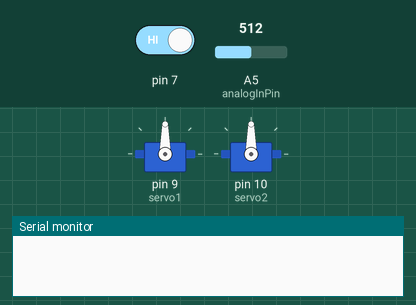
Recording of a sketch running on a simulated Arduino Uno, built with avr-gcc and run on an emulated ATmega328P. Parts: 2 × servo, the last lines printed to the serial monitor. Inputs (shaded band) come from the test bench; at power-on: pin 7 HIGH, A5 (analogInPin) = 512.

Above: at 1.2 s.
1.3 s: pin 7 driven LOW
At 3.5 s:
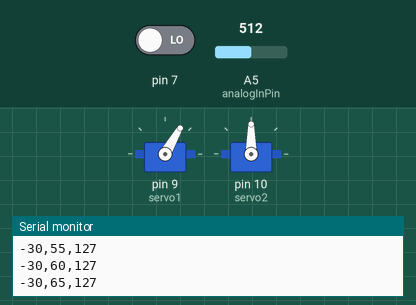
At 15.5 s:
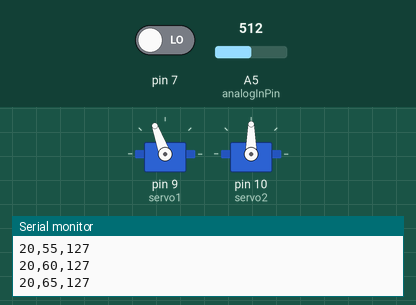
Timing chart, 0 to 19.3 s (numbered marks = the images above; inputs shaded):
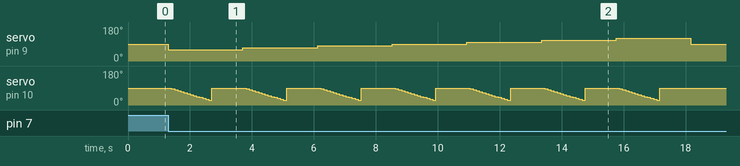

The sketch:

tdscanner.ino
```cpp
#include <Servo.h>

Servo servo1;
Servo servo2;
// These constants won't change.  They're used to give names
// to the pins used:
const int analogInPin = A5;  // Analog input pin that the potentiometer is attached to
const int analogOutPin = 9; // Analog output pin that the LED is attached to
const int phi = 30;
const int ang1 = 90+phi;
const int ang2 = 25;

int serv1ang = 0;
int serv2ang = 0;
int sensorValue = 0;        // value read from the pot
int outputValue = 0;        // value output to the PWM (analog out)

int buttonstate;
int prevbuttonstate = 0;

void setup() {
  // Push Button
  pinMode(7,INPUT);
  // initialize serial communications at 9600 bps:
  Serial.begin(9600);
  servo1.attach(9);
  servo2.attach(10);
}

void startmeasurement() {
  Serial.println("0,0,0");
  for (serv1ang=90-phi; serv1ang<=ang1; serv1ang+=10){
    servo1.write(serv1ang);
    for (serv2ang=90; serv2ang>=ang2; serv2ang-=5){
      servo2.write(serv2ang);
      // read the analog in value:
      sensorValue = analogRead(analogInPin);
      // map it to the range of the analog out:
      outputValue = map(sensorValue, 0, 1023, 0, 255);
      Serial.print(serv1ang-90);
      Serial.print(",");
      Serial.print(90-serv2ang);
      Serial.print(",");
      Serial.println(outputValue);
      delay(100);
    }
    servo2.write(90);
    delay(1000);
  }
  Serial.println("-1,-1,-1");
}

void loop() {
  // change the analog out value:
  buttonstate = digitalRead(7);
  servo1.write(90);
  servo2.write(90);
//  Serial.print(buttonstate);
  if (prevbuttonstate ==1 && buttonstate ==0){
      startmeasurement();
  }
  prevbuttonstate = buttonstate;
}
```
